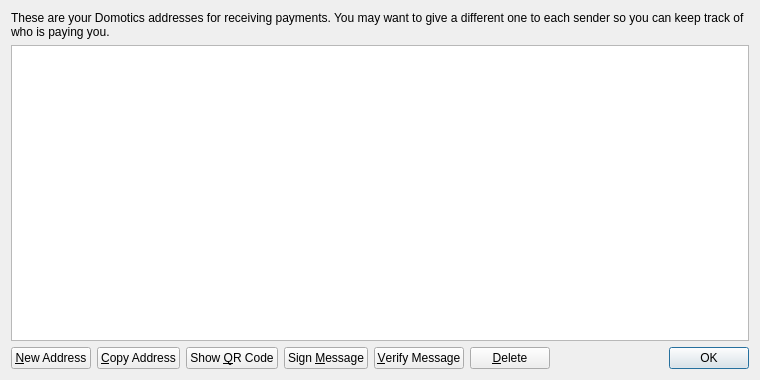
<?xml version="1.0" encoding="UTF-8"?>
<ui version="4.0">
 <class>AddressBookPage</class>
 <widget class="QWidget" name="AddressBookPage">
  <property name="geometry">
   <rect>
    <x>0</x>
    <y>0</y>
    <width>760</width>
    <height>380</height>
   </rect>
  </property>
  <property name="windowTitle">
   <string>Address Book</string>
  </property>
  <layout class="QVBoxLayout" name="verticalLayout">
   <item>
    <widget class="QLabel" name="labelExplanation">
     <property name="text">
      <string>These are your Domotics addresses for receiving payments. You may want to give a different one to each sender so you can keep track of who is paying you.</string>
     </property>
     <property name="textFormat">
      <enum>Qt::PlainText</enum>
     </property>
     <property name="wordWrap">
      <bool>true</bool>
     </property>
    </widget>
   </item>
   <item>
    <widget class="QTableView" name="tableView">
     <property name="contextMenuPolicy">
      <enum>Qt::CustomContextMenu</enum>
     </property>
     <property name="toolTip">
      <string>Double-click to edit address or label</string>
     </property>
     <property name="tabKeyNavigation">
      <bool>false</bool>
     </property>
     <property name="alternatingRowColors">
      <bool>true</bool>
     </property>
     <property name="selectionMode">
      <enum>QAbstractItemView::SingleSelection</enum>
     </property>
     <property name="selectionBehavior">
      <enum>QAbstractItemView::SelectRows</enum>
     </property>
     <property name="sortingEnabled">
      <bool>true</bool>
     </property>
     <attribute name="verticalHeaderVisible">
      <bool>false</bool>
     </attribute>
    </widget>
   </item>
   <item>
    <layout class="QHBoxLayout" name="horizontalLayout">
     <item>
      <widget class="QPushButton" name="newAddressButton">
       <property name="toolTip">
        <string>Create a new address</string>
       </property>
       <property name="text">
        <string>&amp;New Address</string>
       </property>
       <property name="icon">
        <iconset resource="../bitcoin.qrc">
         <normaloff>:/icons/add</normaloff>:/icons/add</iconset>
       </property>
      </widget>
     </item>
     <item>
      <widget class="QPushButton" name="copyToClipboard">
       <property name="toolTip">
        <string>Copy the currently selected address to the system clipboard</string>
       </property>
       <property name="text">
        <string>&amp;Copy Address</string>
       </property>
       <property name="icon">
        <iconset resource="../bitcoin.qrc">
         <normaloff>:/icons/editcopy</normaloff>:/icons/editcopy</iconset>
       </property>
      </widget>
     </item>
     <item>
      <widget class="QPushButton" name="showQRCode">
       <property name="text">
        <string>Show &amp;QR Code</string>
       </property>
       <property name="icon">
        <iconset resource="../bitcoin.qrc">
         <normaloff>:/icons/qrcode</normaloff>:/icons/qrcode</iconset>
       </property>
      </widget>
     </item>
     <item>
      <widget class="QPushButton" name="signMessage">
       <property name="toolTip">
        <string>Sign a message to prove you own a Domotics address</string>
       </property>
       <property name="text">
        <string>Sign &amp;Message</string>
       </property>
       <property name="icon">
        <iconset resource="../bitcoin.qrc">
         <normaloff>:/icons/edit</normaloff>:/icons/edit</iconset>
       </property>
      </widget>
     </item>
     <item>
      <widget class="QPushButton" name="verifyMessage">
       <property name="toolTip">
        <string>Verify a message to ensure it was signed with a specified Domotics address</string>
       </property>
       <property name="text">
        <string>&amp;Verify Message</string>
       </property>
       <property name="icon">
        <iconset resource="../bitcoin.qrc">
         <normaloff>:/icons/transaction_0</normaloff>:/icons/transaction_0</iconset>
       </property>
      </widget>
     </item>
     <item>
      <widget class="QPushButton" name="deleteButton">
       <property name="toolTip">
        <string>Delete the currently selected address from the list</string>
       </property>
       <property name="text">
        <string>&amp;Delete</string>
       </property>
       <property name="icon">
        <iconset resource="../bitcoin.qrc">
         <normaloff>:/icons/remove</normaloff>:/icons/remove</iconset>
       </property>
      </widget>
     </item>
     <item>
      <spacer name="horizontalSpacer">
       <property name="orientation">
        <enum>Qt::Horizontal</enum>
       </property>
       <property name="sizeHint" stdset="0">
        <size>
         <width>40</width>
         <height>20</height>
        </size>
       </property>
      </spacer>
     </item>
     <item>
      <widget class="QDialogButtonBox" name="buttonBox">
       <property name="sizePolicy">
        <sizepolicy hsizetype="Maximum" vsizetype="Fixed">
         <horstretch>0</horstretch>
         <verstretch>0</verstretch>
        </sizepolicy>
       </property>
       <property name="standardButtons">
        <set>QDialogButtonBox::Ok</set>
       </property>
      </widget>
     </item>
    </layout>
   </item>
  </layout>
 </widget>
 <resources>
  <include location="../bitcoin.qrc"/>
 </resources>
 <connections/>
</ui>
